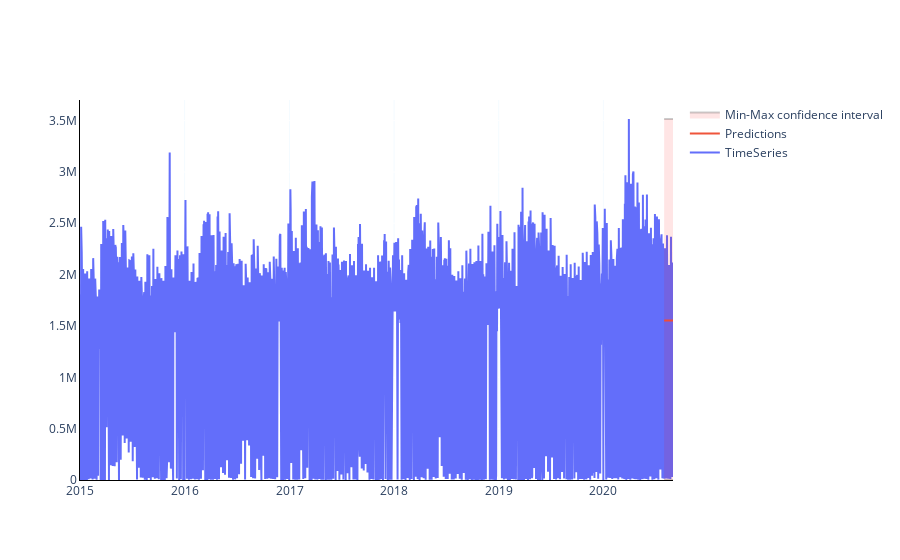

The notebook cell saved with this chart:
### Code cell
fig = go.Figure()
fig.add_trace(go.Scatter(x=df[train_start:test_end].index, y=df[train_start:test_end]['Load Weight'],
                    mode='lines',
                    name='TimeSeries'))
fig.add_trace(go.Scatter(x=test_data.index, y=predictions,
                    mode='lines',
                    name='Predictions'))
#CI = fcast.conf_int(alpha = .1)
fig.add_traces([go.Scatter(x = test_data.index, y = predictions_min,
                          mode = 'lines', line_color = 'rgba(0,0,0,0.2)',
                           showlegend = False),
                go.Scatter(x = test_data.index, y = predictions_max,
                           mode = 'lines', line_color = 'rgba(0,0,0,0.2)',
                           name = 'Min-Max confidence interval',
                           fill='tonexty', fillcolor = 'rgba(255, 0, 0, 0.1)')])

fig.update_layout(paper_bgcolor='rgba(255,255,255)', plot_bgcolor='rgba(0,0,0,0)')
fig.update_xaxes(showline=True, linewidth=1, linecolor='black')
fig.update_yaxes(showline=True, linewidth=1, linecolor='black',rangemode="tozero")
fig.update_xaxes(showgrid=True, gridwidth=0.1, gridcolor='lightskyblue')
#fig.update_yaxes(showgrid=True, gridwidth=0.1, gridcolor='lightskyblue')

fig.show()

print('Mean Absolute Percent Error:', round(np.mean(abs(residuals/test_data['Load Weight'])),4))

print('Root Mean Squared Error:', np.sqrt(np.mean(residuals**2)))

### Figure 1 — Plotly figure (JSON) as saved in the notebook; plotly's stock layout.template omitted (floating-point values rounded to 4 significant figures; data arrays with more than 128 entries replaced by an {"elided": "..."} marker saying what was removed)
{"data": [{"mode": "lines", "name": "TimeSeries", "type": "scatter", "x": {"elided": "1826 str values"}, "y": {"elided": "1826 int values"}}, {"mode": "lines", "name": "Predictions", "type": "scatter", "x": ["2020-07-31T00:00:00", "2020-08-01T00:00:00", "2020-08-03T00:00:00", "2020-08-04T00:00:00", "2020-08-05T00:00:00", "2020-08-06T00:00:00", "2020-08-07T00:00:00", "2020-08-08T00:00:00", "2020-08-10T00:00:00", "2020-08-11T00:00:00", "2020-08-12T00:00:00", "2020-08-13T00:00:00", "2020-08-14T00:00:00", "2020-08-15T00:00:00", "2020-08-17T00:00:00", "2020-08-18T00:00:00", "2020-08-19T00:00:00", "2020-08-20T00:00:00", "2020-08-21T00:00:00", "2020-08-22T00:00:00", "2020-08-24T00:00:00", "2020-08-25T00:00:00", "2020-08-26T00:00:00", "2020-08-27T00:00:00", "2020-08-28T00:00:00", "2020-08-29T00:00:00", "2020-08-31T00:00:00"], "y": [1553000.0, 1553000.0, 1553000.0, 1553000.0, 1553000.0, 1553000.0, 1553000.0, 1553000.0, 1553000.0, 1553000.0, 1553000.0, 1553000.0, 1553000.0, 1553000.0, 1553000.0, 1553000.0, 1553000.0, 1553000.0, 1553000.0, 1553000.0, 1553000.0, 1553000.0, 1553000.0, 1553000.0, 1553000.0, 1553000.0, 1553000.0]}, {"line": {"color": "rgba(0,0,0,0.2)"}, "mode": "lines", "showlegend": false, "type": "scatter", "x": ["2020-07-31T00:00:00", "2020-08-01T00:00:00", "2020-08-03T00:00:00", "2020-08-04T00:00:00", "2020-08-05T00:00:00", "2020-08-06T00:00:00", "2020-08-07T00:00:00", "2020-08-08T00:00:00", "2020-08-10T00:00:00", "2020-08-11T00:00:00", "2020-08-12T00:00:00", "2020-08-13T00:00:00", "2020-08-14T00:00:00", "2020-08-15T00:00:00", "2020-08-17T00:00:00", "2020-08-18T00:00:00", "2020-08-19T00:00:00", "2020-08-20T00:00:00", "2020-08-21T00:00:00", "2020-08-22T00:00:00", "2020-08-24T00:00:00", "2020-08-25T00:00:00", "2020-08-26T00:00:00", "2020-08-27T00:00:00", "2020-08-28T00:00:00", "2020-08-29T00:00:00", "2020-08-31T00:00:00"], "y": [0, 0, 0, 0, 0, 0, 0, 0, 0, 0, 0, 0, 0, 0, 0, 0, 0, 0, 0, 0, 0, 0, 0, 0, 0, 0, 0]}, {"fill": "tonexty", "fillcolor": "rgba(255, 0, 0, 0.1)", "line": {"color": "rgba(0,0,0,0.2)"}, "mode": "lines", "name": "Min-Max confidence interval", "type": "scatter", "x": ["2020-07-31T00:00:00", "2020-08-01T00:00:00", "2020-08-03T00:00:00", "2020-08-04T00:00:00", "2020-08-05T00:00:00", "2020-08-06T00:00:00", "2020-08-07T00:00:00", "2020-08-08T00:00:00", "2020-08-10T00:00:00", "2020-08-11T00:00:00", "2020-08-12T00:00:00", "2020-08-13T00:00:00", "2020-08-14T00:00:00", "2020-08-15T00:00:00", "2020-08-17T00:00:00", "2020-08-18T00:00:00", "2020-08-19T00:00:00", "2020-08-20T00:00:00", "2020-08-21T00:00:00", "2020-08-22T00:00:00", "2020-08-24T00:00:00", "2020-08-25T00:00:00", "2020-08-26T00:00:00", "2020-08-27T00:00:00", "2020-08-28T00:00:00", "2020-08-29T00:00:00", "2020-08-31T00:00:00"], "y": [3515700, 3515700, 3515700, 3515700, 3515700, 3515700, 3515700, 3515700, 3515700, 3515700, 3515700, 3515700, 3515700, 3515700, 3515700, 3515700, 3515700, 3515700, 3515700, 3515700, 3515700, 3515700, 3515700, 3515700, 3515700, 3515700, 3515700]}], "layout": {"paper_bgcolor": "rgba(255,255,255)", "plot_bgcolor": "rgba(0,0,0,0)", "xaxis": {"gridcolor": "lightskyblue", "gridwidth": 0.1, "linecolor": "black", "linewidth": 1, "showgrid": true, "showline": true}, "yaxis": {"linecolor": "black", "linewidth": 1, "rangemode": "tozero", "showline": true}}}
